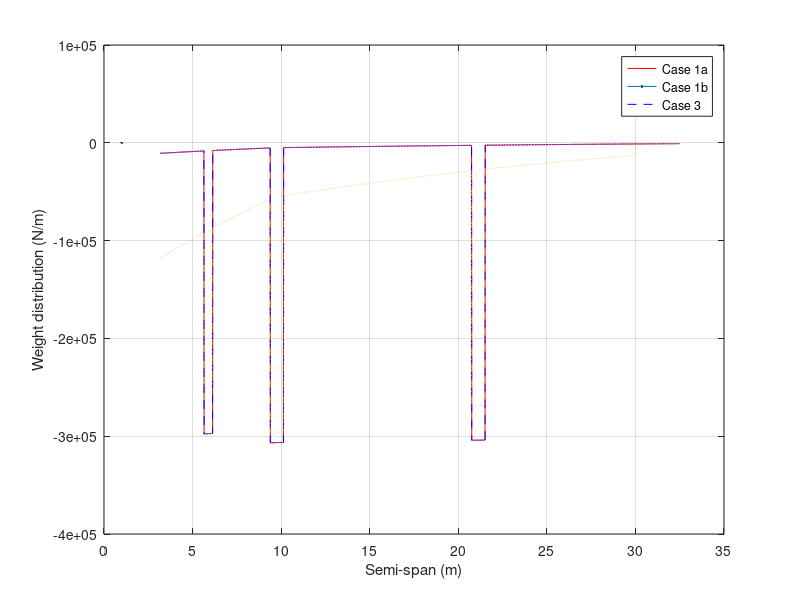
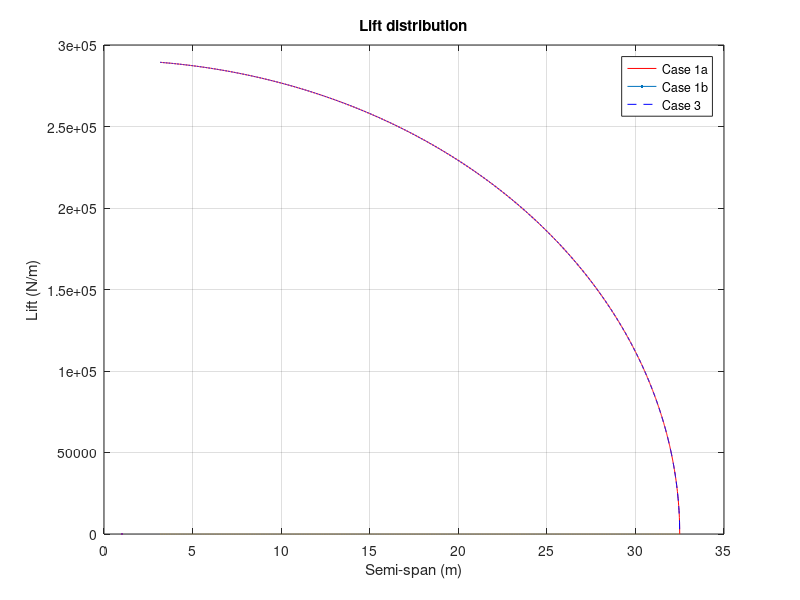
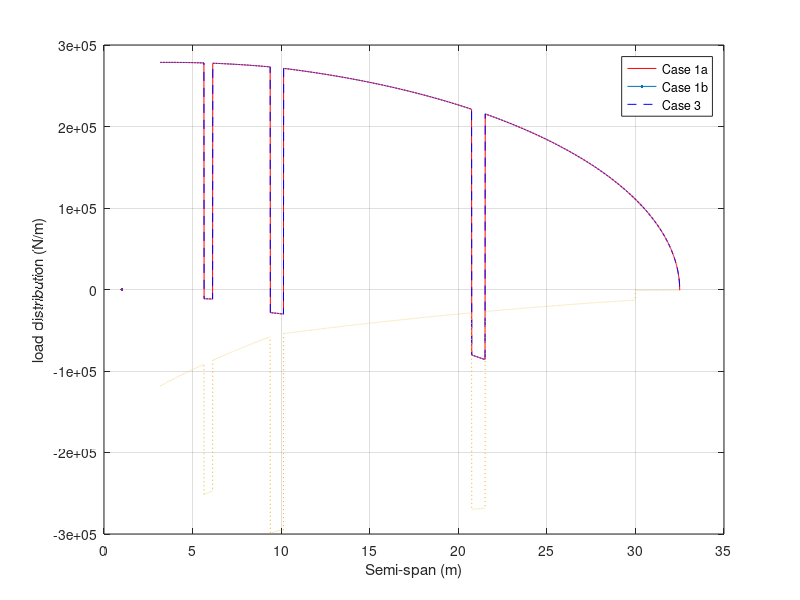
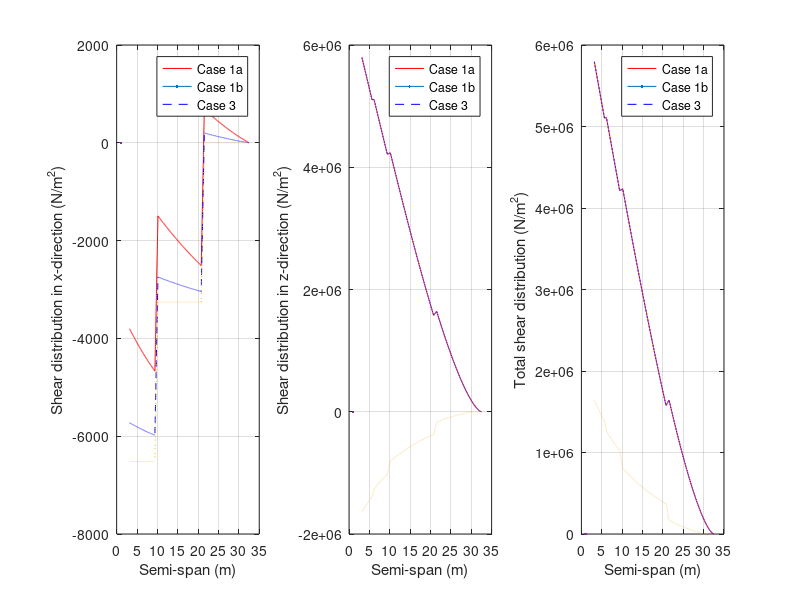

The MATLAB script that drew these images, in order:
clc
clear
close all

%LOADS DISTRIBUTION

%get chord distribution
%leading edge sweep angle
b = 32.45 * tand(26.6);
a = b - 3.47/4;

aa = (a + 3.47)/32.45;

%sweep_angle = atand(aa);
sweep_angle = atand(aa);

%chord distribution for first section
outer_chord = 13.89 - (9.75 * tand(sweep_angle));

gradient1 = (outer_chord - 13.89)/9.75;

%for outer section
gradient2 = (3.47 - outer_chord)/(32.45 - 9.75);

span1 = 3.17:0.01:9.75;
span2 = 9.75:0.01:32.5;

c2 = outer_chord - gradient2 * 9.75;

chord1 = gradient1 * span1 + 13.89;
chord2 = gradient2*span2+c2;

chord = [chord1,chord2];



%constants
W_S = 7840;         %wing loading in N/m^2
S = 482;            %wing area in m^2
rho = 1.227;        %sea level density
W = 353385;         %mtow in kg
g = 9.81;           %gravitational constant
T = 321600;         %thrust produced by each engine in N

%masses and wing properties
m_dry = 27100/2;        %dry mass of the wing in kg
weight_wing = m_dry*g;  %weight of the wing in N
V_wing = 168.6331;      %volume of the wing in m^3 CHANGE THIS WITH THE REAL VALUE  

m_fuel = 176091;        %fuel mass in kg
rho_fuel = 804;         %fuel density in kg/m^3
length_ft = 26.83;      %length of fuel tank 

m_engine = 6147.1;      %mass of engine
m_mg = 15100;           %mass of main landing gear


%aerofoil properties
cg = 0.4141;                            %centre of gravity
arm_length = 0.1641;                    %distance of cg from aerodynamic centre
frontSpar = 0.12;                       %location of front spar
rearSpar = 0.7;                         %location of shear spar
flexAxis = (frontSpar+rearSpar)/2;      %location of flexural axis (shear centre)


%wing discretisation
span = [span1,span2];      %29.33 is the length of the wing that is outside of the fuselage

%area of the aerofoil at each section of the wing
area_aerofoil = 0.0939*chord.^2;


%cases: [case 1a, case 1b, case 3]

v = [130.537; 171.25; 81.21];           %speed in m/s
n = [3.75; 3.75; 3];                    %load factor
L = n*W*g;                              %overall lift
L(3) = 0;                               %assume no aerodynamic forces in case 3
C_l = (2*n*W_S)./(rho*v.^2);            %lift coefficient
C_l(3) = 0;                             %assume no aerodynamic forces in case 3
C_d = [0.13; 0.022; 0];                 %drag coefficient taken from polars
D = 0.5.*rho.*v.^2.*S.*C_d;             %overall drag
L0 = L./(32.5*pi*0.5 - 6.34);           %assume an elliptical lift distribution

dy = 0.01;                      %length of each section
dV = area_aerofoil * dy;        %volume of each section

%load on each section of the wing due to the wing's weight
dW_wing = (weight_wing/V_wing) * dV;

%load due to 1 engine in N
dW_engine = m_engine*g*n; 

%load due to 1 main landing gear in N
dW_mg = m_mg*g*n/4;

%load due to fuel in the wings in N
V_fuel = 219.75;                %volume of fuel in m^3
dmass_fuel = rho_fuel * dV;     %mass of fuel in each section
dmass_fuel(2685:end) = 0;       %no fuel after y = 30
dW_fuel = dmass_fuel*g;         %weight of fuel in each section

%add all of the weights to get the total weight experienced at each section
dW_total = zeros(3, length(chord));             %pre-define array

%case 1 - worst case scenario with no fuel weight
dW_total(1,:) = dW_total(1,:) + dW_wing;                             %add weight of wing
dW_total(1,623:698) = dW_total(1,623:698) + dW_engine(1)/75;         %add weight of engine 1
dW_total(1,1761:1836) = dW_total(1,1761:1836) + dW_engine(1)/75;     %add weight of engine 2
dW_total(1,249:297) = dW_total(1,249:297) + dW_mg(1)/48;             %add weight of landing gear
dW_total(1,:) = dW_total(1,:) * 100;

%case 2 - worst case scenario with no fuel weight
dW_total(2,:) = dW_total(2,:) + dW_wing;                             %add weight of wing
dW_total(2,623:698) = dW_total(2,623:698) + dW_engine(2)/75;         %add weight of engine 1
dW_total(2,1761:1836) = dW_total(2,1761:1836) + dW_engine(2)/75;     %add weight of engine 2
dW_total(2,249:297) = dW_total(2,249:297) + dW_mg(2)/48;             %add weight of landing gear
dW_total(2,:) = dW_total(2,:) * 100;

%case 3 - worst case scenario with fuel weight
dW_total(3,:) = dW_total(3,:) + dW_wing + dW_fuel;                   %add weight of wing and fuel
dW_total(3,623:698) = dW_total(3,623:698) + dW_engine(3)/75;         %add weight of engine 1
dW_total(3,1761:1836) = dW_total(3,1761:1836) + dW_engine(3)/75;     %add weight of engine 2
dW_total(3,249:297) = dW_total(3,249:297) + dW_mg(3)/48;             %add weight of landing gear
dW_total(3,:) = dW_total(3,:) * 100;
dW_total(3,249:297) = dW_total(3,249:297) - 3.4278e6/48;             %add force of main landing gear on the wing at touch down


%CALCULATING SHEAR
dS = dy*chord;                              %planform area distribution
dD = 0.5*rho*v.^2.*C_d.*dS;                 %drag distribution
dL = L0.*sqrt(1-(span/32.5).^2);            %elliptical lift distribution
dD(:,623:698) = dD(:,623:698) - T/75;       %subtract thrust of engine 1
dD(:,1761:1836) = dD(:,1761:1836) - T/75;   %subtract thrust of engine 2

for i = 1:3
    for j = 1:length(span)
        temp = dD(i,j:length(span));
        shear_x(i,j) = sum(temp*dy);
    end
end

shear_y = 0;

for i = 1:3
    for j = 1:length(span)
        temp1 = dL(i,j:length(span));
        temp2 = dW_total(i,j:length(span));
        shear_z(i,j) = sum((temp1-temp2)*dy);
    end
end

shear_total = sqrt(shear_x.^2 + shear_z.^2);


%CALCULATING BENDING MOMENT

for i = 1:3
    for j = 1:length(span)
        temp = shear_z(i,j:length(span));
        M_x(i,j) = sum(temp);
    end
end

for i = 1:3
    for j = 1:length(span)
        temp = shear_x(i,j:length(span));
        M_z(i,j) = sum(temp);
    end
end



%PLOTSS

figure(1)
plot(span,-dW_total(1,:),"r", LineWidth = 1.5);
hold on
plot(span,-dW_total(2,:),"b--", LineWidth = 1.5);
plot(span,-dW_total(3,:),":", LineWidth = 1.5);
hold off
grid on
xlabel("Semi-span (m)");
ylabel("Weight distribution (N/m)");
legend("Case 1a","Case 1b", "Case 3");

figure(2)
plot(span,dL(1,:),"r", LineWidth = 1.5);
hold on
plot(span,dL(2,:),"b--", LineWidth = 1.5);
plot(span,dL(3,:),":", LineWidth = 1.5);
hold off
title("Lift distribution");
xlabel("Semi-span (m)");
ylabel("Lift (N/m)");
grid on
legend("Case 1a","Case 1b", "Case 3");

figure(3)
plot(span,dL(1,:)-dW_total(1,:),"r", LineWidth = 1.5);
hold on
plot(span,dL(2,:)-dW_total(2,:),"b--", LineWidth = 1.5);
plot(span,dL(3,:)-dW_total(3,:),":", LineWidth = 1.5);
hold off
xlabel("Semi-span (m)");
ylabel("load distribution (N/m)");
grid on
legend("Case 1a","Case 1b", "Case 3");

figure(4)
subplot(1,3,1);
plot(span,shear_x(1,:),"r", LineWidth = 1.5);
hold on
plot(span,shear_x(2,:),"b--", LineWidth = 1.5);
plot(span,shear_x(3,:),":", LineWidth = 1.5);
hold off
grid on
xlabel("Semi-span (m)");
ylabel("Shear distribution in x-direction (N/m^2)");
legend("Case 1a","Case 1b", "Case 3");

subplot(1,3,2);
plot(span,shear_z(1,:),"r", LineWidth = 1.5);
hold on
plot(span,shear_z(2,:),"b--", LineWidth = 1.5);
plot(span,shear_z(3,:),":", LineWidth = 1.5);
hold off
grid on
xlabel("Semi-span (m)");
ylabel("Shear distribution in z-direction (N/m^2)");
legend("Case 1a","Case 1b", "Case 3");

subplot(1,3,3);
plot(span,shear_total(1,:),"r", LineWidth = 1.5);
hold on
plot(span,shear_total(2,:),"b--", LineWidth = 1.5);
plot(span,shear_total(3,:),":", LineWidth = 1.5);
hold off
grid on
xlabel("Semi-span (m)");
ylabel("Total shear distribution (N/m^2)");
legend("Case 1a","Case 1b", "Case 3");

figure(5)
subplot(1,2,1);
plot(span,M_x(1,:),"r", LineWidth = 1.5);
hold on
plot(span,M_x(2,:),"b--", LineWidth = 1.5);
plot(span,M_x(3,:),":", LineWidth = 1.5);
hold off
grid on
xlabel("Semi-span (m)");
ylabel("Bending moment distribution in x-direction (N)");
legend("Case 1a","Case 1b", "Case 3");

subplot(1,2,2);
plot(span,M_z(1,:),"r", LineWidth = 1.5);
hold on
plot(span,M_z(2,:),"b--", LineWidth = 1.5);
plot(span,M_z(3,:),":", LineWidth = 1.5);
hold off
grid on
xlabel("Semi-span (m)");
ylabel("Bending moment distribution in z-direction (N)");
legend("Case 1a","Case 1b", "Case 3");














